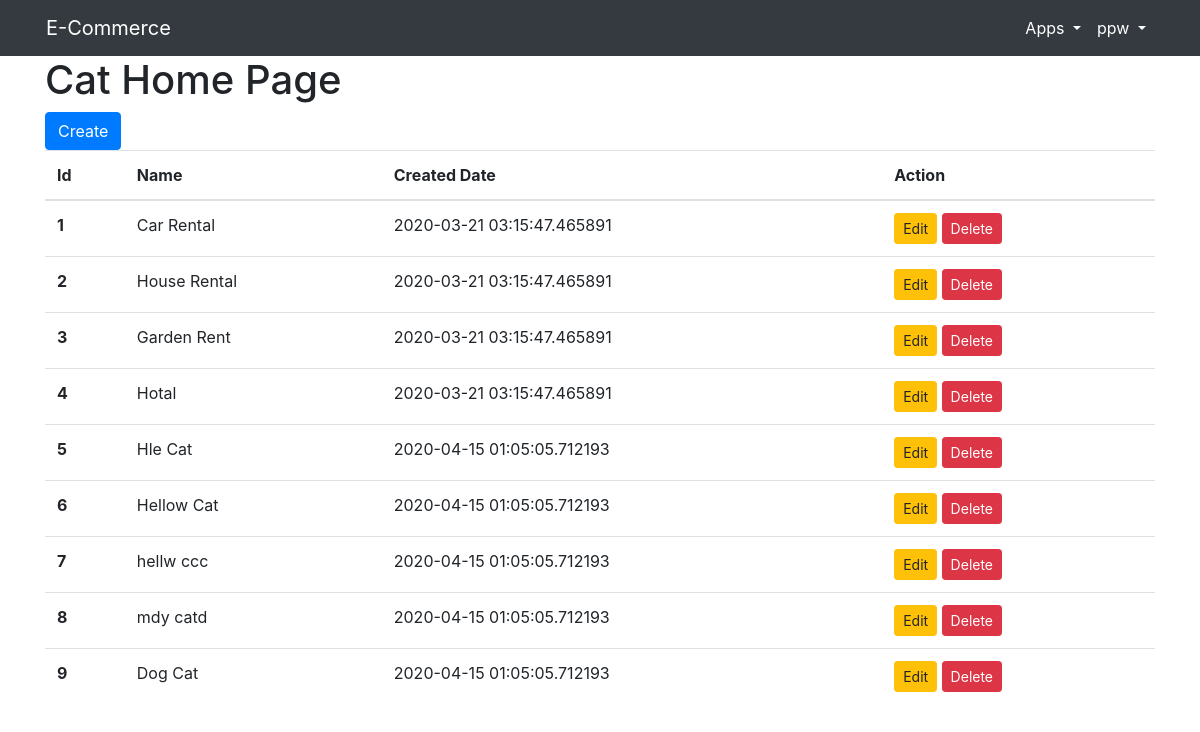
Screenshot of / (signed in) with the database file from the repository.
### app.py (models this page shows)
class Category(db.Model):
    id = db.Column(db.Integer,primary_key=True)
    name = db.Column(db.String(200),nullable=False)
    created_at = db.Column(db.DateTime,default=datetime.utcnow())

### app.py (the view)
@app.route('/')
def catHome():
    cats = Category.query.all()
    context = {
        "title":"Cat Home page",
        "cats":cats
    }
    return render_template('cat_home.html',context=context)

### templates/cat_home.html
{% extends 'base.html' %}
{% block content %}
<div class="container">
    <div class="">
        <h1>Cat Home Page</h1>
        <a href="{{url_for('catCreate')}}" class="btn btn-primary">Create</a>
        <table class="table">
            <thead>
              <tr>
                <th scope="col">Id</th>
                <th scope="col">Name</th>
                <th scope="col">Created Date</th>
                <th scope="col">Action</th>
              </tr>
            </thead>
            <tbody>
          {%for cat in context.cats%}
              <tr>
                <th scope="row">{{cat.id}}</th>
                <td>{{cat.name}}</td>
                <td>{{cat.created_at}}</td>
                <td>
                    <a href="{{url_for('catEdit',id=cat.id)}}" class="btn btn-sm btn-warning">Edit</a>
                    <a href="{{url_for('catDelete',id=cat.id)}}" class="btn btn-sm btn-danger">Delete</a>
                </td>
              </tr>
            {% endfor %}
            </tbody>
          </table>
    </div>
</div>
{% endblock %}

### rows the page displays
Category: id "1", name "Car Rental", created_at "2020-03-21 03:15:47.465891"
Category: id "2", name "House Rental", created_at "2020-03-21 03:15:47.465891"
Category: id "3", name "Garden Rent", created_at "2020-03-21 03:15:47.465891"
Category: id "4", name "Hotal", created_at "2020-03-21 03:15:47.465891"
Category: id "5", name "Hle Cat", created_at "2020-04-15 01:05:05.712193"
Category: id "6", name "Hellow Cat", created_at "2020-04-15 01:05:05.712193"
Category: id "7", name "hellw ccc", created_at "2020-04-15 01:05:05.712193"
Category: id "8", name "mdy catd", created_at "2020-04-15 01:05:05.712193"
Category: id "9", name "Dog Cat", created_at "2020-04-15 01:05:05.712193"

### other values shown
{{ session["username"] }} "ppw"
